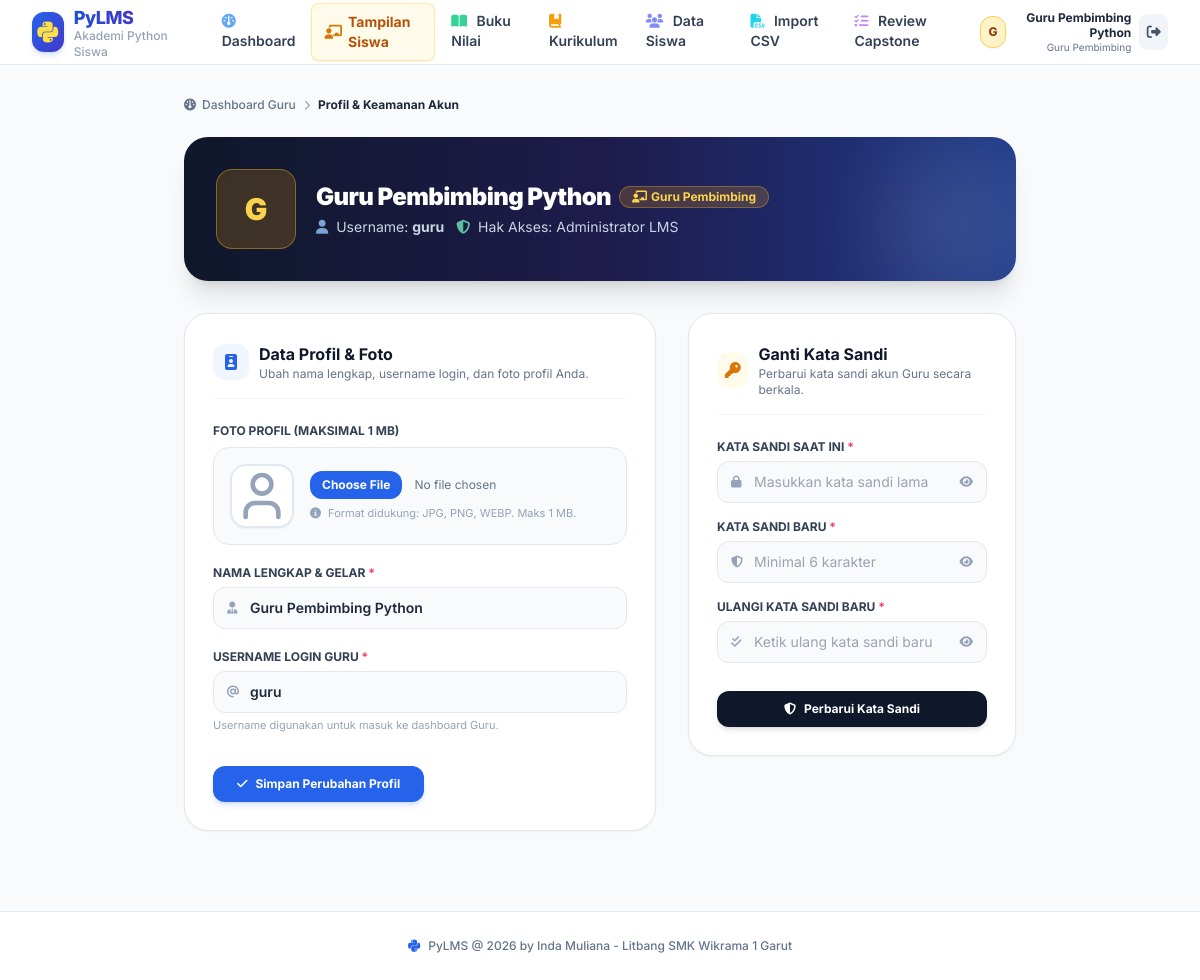
/teacher/profile.php (signed in), run on the app's committed database.
### tables this page shows
CREATE TABLE users (
    id INT AUTO_INCREMENT PRIMARY KEY,
    nis VARCHAR(30) UNIQUE NULL,
    username VARCHAR(50) UNIQUE NOT NULL,
    password_hash VARCHAR(255) NOT NULL,
    full_name VARCHAR(100) NOT NULL,
    nickname VARCHAR(50) NULL,
    role ENUM('guru', 'siswa') NOT NULL DEFAULT 'siswa',
    rombel VARCHAR(50) NULL,
    rayon VARCHAR(50) NULL,
    avatar VARCHAR(100) DEFAULT 'default.png',
    xp INT DEFAULT 0,
    current_part INT DEFAULT 1,
    created_at TIMESTAMP DEFAULT CURRENT_TIMESTAMP,
    INDEX idx_rombel (rombel),
    INDEX idx_xp (xp DESC)
);

### teacher/profile.php (the view, shortened to what the rows shown need)
<?php
require_once __DIR__ . '/../config.php';
require_once __DIR__ . '/../includes/auth.php';
require_teacher();
$user = current_user();
$userId = (int)$user['id'];
$user = get_user_profile($userId);
$avatarUrl = get_user_avatar($user['avatar']);
require_once __DIR__ . '/../includes/header.php';
?>
<div class="max-w-4xl mx-auto px-4 sm:px-6 lg:px-8 py-8">
    <div class="bg-gradient-to-r from-slate-900 via-indigo-950 to-blue-900 rounded-3xl p-6 sm:p-8 text-white shadow-xl mb-8 flex flex-col sm:flex-row sm:items-center justify-between gap-6 relative overflow-hidden">
        <div class="flex items-center gap-5 relative z-10">
            <div class="relative">
                <?php if ($avatarUrl): ?>
                    <img src="<?= $avatarUrl ?>" alt="Avatar" class="w-20 h-20 rounded-2xl object-cover border-2 border-white/60 shadow-lg">
                <?php else: ?>
                    <div class="w-20 h-20 rounded-2xl bg-amber-500/20 backdrop-blur-md border border-amber-400/40 flex items-center justify-center text-3xl font-black text-amber-300 shadow-inner">
                        <?= strtoupper(substr($user['full_name'], 0, 1)) ?>
                    </div>
                <?php endif; ?>
            </div>
            <div>
                <div class="flex items-center gap-2">
                    <h1 class="text-xl sm:text-2xl font-black tracking-tight"><?= sanitize($user['full_name']) ?></h1>
                    <span class="inline-flex items-center gap-1 font-bold text-xs px-3 py-0.5 rounded-full bg-amber-500/20 text-amber-300 border border-amber-400/30 shadow-sm">
                        <i class="fa-solid fa-chalkboard-user"></i> Guru Pembimbing
                    </span>
                </div>
                <div class="text-xs sm:text-sm text-slate-300 mt-1 flex flex-wrap items-center gap-3">
                    <span><i class="fa-solid fa-user opacity-80 mr-1 text-blue-300"></i> Username: <strong><?= sanitize($user['username']) ?></strong></span>
                </div>
            </div>
        </div>
    </div>
    <div class="grid grid-cols-1 lg:grid-cols-12 gap-8">
        <div class="lg:col-span-7">
            <div class="bg-white rounded-3xl border border-slate-200 shadow-sm p-6 sm:p-7">
                <div class="flex items-center gap-2.5 pb-4 border-b border-slate-100 mb-6">
                    <div>
                        <h2 class="text-base font-bold text-slate-900">Data Profil &amp; Foto</h2>
                    </div>
                </div>
                <form method="POST" action="" enctype="multipart/form-data" class="space-y-5" onsubmit="return validateBeforeSubmit()">
                    <div>
                        <div class="relative">
                            <span class="absolute inset-y-0 left-0 pl-3.5 flex items-center text-slate-400 text-xs">
                                <i class="fa-solid fa-user-tie"></i>
                            </span>
                            <input type="text" id="full_name" name="full_name" required maxlength="100"
                                   value="<?= sanitize($user['full_name']) ?>"
                                   placeholder="Contoh: Budi Santoso, S.Kom."
                                   class="w-full text-xs sm:text-sm pl-9 pr-4 py-2.5 bg-slate-50 border border-slate-200 rounded-xl font-semibold text-slate-800 focus:bg-white focus:outline-none focus:ring-2 focus:ring-blue-500 transition">
                        </div>
                    </div>
                    <div>
                        <div class="relative">
                            <span class="absolute inset-y-0 left-0 pl-3.5 flex items-center text-slate-400 text-xs">
                                <i class="fa-solid fa-at"></i>
                            </span>
                            <input type="text" id="username" name="username" required minlength="3" maxlength="50"
                                   value="<?= sanitize($user['username']) ?>"
                                   placeholder="Username untuk login"
                                   class="w-full text-xs sm:text-sm pl-9 pr-4 py-2.5 bg-slate-50 border border-slate-200 rounded-xl font-semibold text-slate-800 focus:bg-white focus:outline-none focus:ring-2 focus:ring-blue-500 transition">
                        </div>
                    </div>
                </form>
            </div>
        </div>
        <div class="lg:col-span-5">
            <div class="bg-white rounded-3xl border border-slate-200 shadow-sm p-6 sm:p-7">
                <div class="flex items-center gap-2.5 pb-4 border-b border-slate-100 mb-6">
                    <div>
                        <h2 class="text-base font-bold text-slate-900">Ganti Kata Sandi</h2>
                    </div>
                </div>
            </div>
        </div>
    </div>
</div>
<?php require_once __DIR__ . '/../includes/footer.php'; ?>

### includes/header.php (shortened to what the rows shown need)
<?php
require_once __DIR__ . '/auth.php';
$currentUser = current_user();
?>
<!DOCTYPE html>
<html lang="id" class="h-full bg-slate-50 text-slate-900">
<head>
    <script src="https://cdn.tailwindcss.com"></script>
    <link rel="stylesheet" href="https://cdnjs.cloudflare.com/ajax/libs/font-awesome/6.5.1/css/all.min.css">
    <link rel="stylesheet" href="<?= base_url('assets/css/style.css') ?>">
</head>
<?php
$isStudentArea = (strpos($_SERVER['REQUEST_URI'] ?? '', '/student/') !== false);
$isGamingTheme = !empty($isGamingTheme);
?>
<body class="h-full flex flex-col font-['Inter',sans-serif] <?= $isGamingTheme ? 'bg-slate-950 text-slate-100' : '' ?> <?= $isStudentArea ? 'no-copy-student' : '' ?>">
    <header class="<?= $isGamingTheme ? 'bg-slate-950/85 backdrop-blur-md border-b border-slate-800/80 text-slate-100' : 'bg-white border-b border-slate-200 text-slate-900' ?> sticky top-0 z-40 transition-colors">
        <div class="max-w-7xl mx-auto px-4 sm:px-6 lg:px-8">
            <div class="flex justify-between h-16">
                <div class="flex items-center space-x-3">
                    <?php if ($currentUser): ?>
                        <div class="flex items-center gap-2 pl-2">
                            <?php if ($currentUser['role'] === 'siswa'): ?>
                                <a href="<?= base_url('student/profile.php') ?>" class="flex items-center gap-2 hover:opacity-85 transition group" title="Pengaturan Profil, Foto & Sandi">
                                    <?php $navAvatar = get_user_avatar($currentUser['avatar'] ?? ''); ?>
                                    <?php if ($navAvatar): ?>
                                        <img src="<?= $navAvatar ?>" alt="Avatar" class="w-8 h-8 rounded-xl object-cover border <?= $isGamingTheme ? 'border-slate-700' : 'border-slate-200' ?> shadow-sm">
                                    <?php else: ?>
                                        <div class="w-8 h-8 rounded-xl bg-blue-100 text-blue-700 font-extrabold text-xs flex items-center justify-center border border-blue-200 shadow-sm">
                                            <?= strtoupper(substr($currentUser['nickname'] ?: $currentUser['full_name'], 0, 1)) ?>
                                        </div>
                                    <?php endif; ?>
                                    <div class="text-right hidden sm:block">
                                        <div class="text-xs font-bold <?= $isGamingTheme ? 'text-slate-100 group-hover:text-blue-400' : 'text-slate-800 group-hover:text-blue-600' ?> leading-tight transition">
                                            <?= sanitize($currentUser['nickname'] ?: $currentUser['full_name']) ?>
                                        </div>
                                        <div class="text-[10px] <?= $isGamingTheme ? 'text-slate-400' : 'text-slate-500' ?> capitalize">
                                            <?= $currentUser['rombel'] ? sanitize($currentUser['rombel']) : 'Siswa' ?>
                                        </div>
                                    </div>
                                </a>
                            <?php else: ?>
                                <a href="<?= base_url('teacher/profile.php') ?>" class="flex items-center gap-2 hover:opacity-85 transition group" title="Pengaturan Profil, Foto & Sandi Guru">
                                    <?php $navAvatar = get_user_avatar($currentUser['avatar'] ?? ''); ?>
                                    <?php if ($navAvatar): ?>
                                        <img src="<?= $navAvatar ?>" alt="Avatar" class="w-8 h-8 rounded-xl object-cover border <?= $isGamingTheme ? 'border-slate-700' : 'border-slate-200' ?> shadow-sm">
                                    <?php else: ?>
                                        <div class="w-8 h-8 rounded-xl bg-amber-100 text-amber-800 font-extrabold text-xs flex items-center justify-center border border-amber-300 shadow-sm">
                                            <?= strtoupper(substr($currentUser['full_name'], 0, 1)) ?>
                                        </div>
                                    <?php endif; ?>
                                    <div class="text-right hidden sm:block">
                                        <div class="text-xs font-bold <?= $isGamingTheme ? 'text-slate-100 group-hover:text-blue-400' : 'text-slate-800 group-hover:text-blue-600' ?> leading-tight transition"><?= sanitize($currentUser['full_name']) ?></div>
                                        <div class="text-[10px] <?= $isGamingTheme ? 'text-slate-400' : 'text-slate-500' ?> capitalize">Guru Pembimbing</div>
                                    </div>
                                </a>
                            <?php endif; ?>
                        </div>
                    <?php endif; ?>
                </div>
            </div>
        </div>
    </header>
    <main class="flex-1 w-full">

### data on the page
users: full_name "G", full_name "Guru Pembimbing Python", username "guru"
